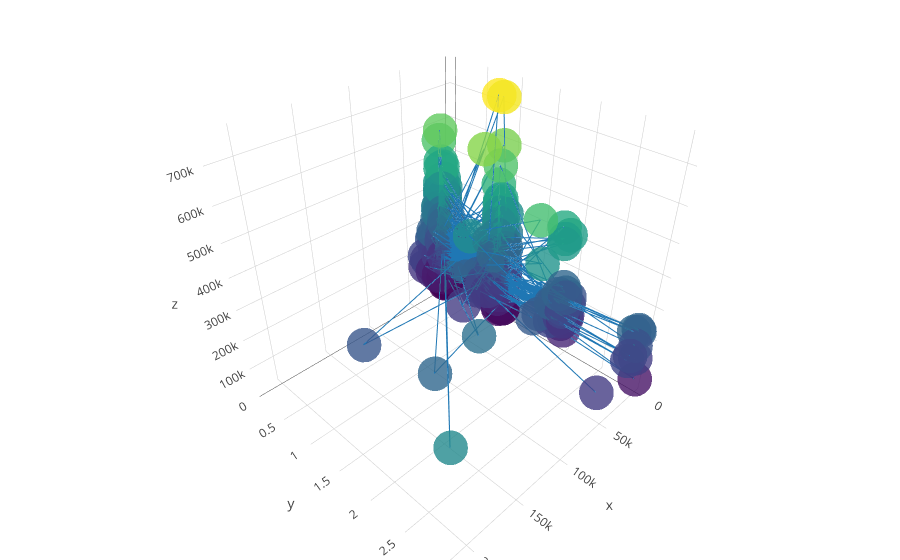

Notebook code cell kept with this figure:
### Code cell
trace = go.Scatter3d(x= out_df['lotarea'], y = out_df['lotshape_r'], z =  out_df['saleprice'],
                     marker=dict
                     (
                         size=12,
                         color=out_df['saleprice'],
                         colorscale='Viridis',
                         opacity=0.8
                     )
                    )
data = [trace]
layout = go.Layout(
    margin=dict(
        l=0,
        r=0,
        b=0,
        t=0
    )
)
fig = go.Figure(data=data, layout=layout)
iplot(fig, filename='3d-scatter-colorscale')

### Figure 1 — Plotly figure (JSON) as saved in the notebook; plotly's stock layout.template omitted (floating-point values rounded to 4 significant figures; data arrays with more than 128 entries replaced by an {"elided": "..."} marker saying what was removed)
{"data": [{"marker": {"color": {"elided": "1460 int values"}, "colorscale": "Viridis", "opacity": 0.8, "size": 12}, "type": "scatter3d", "x": {"elided": "1460 int values"}, "y": {"elided": "1460 int values"}, "z": {"elided": "1460 int values"}}], "layout": {"margin": {"b": 0, "l": 0, "r": 0, "t": 0}}}
